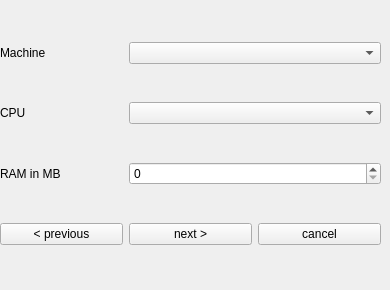
     <widget class="QWidget" name="page_18">
      <widget class="QWidget" name="gridLayoutWidget_17">
       <property name="geometry">
        <rect>
         <x>0</x>
         <y>10</y>
         <width>381</width>
         <height>271</height>
        </rect>
       </property>
       <layout class="QGridLayout" name="gridLayout_17">
        <item row="2" column="0">
         <widget class="QLabel" name="label_46">
          <property name="text">
           <string>RAM in MB</string>
          </property>
         </widget>
        </item>
        <item row="1" column="0">
         <widget class="QLabel" name="label_47">
          <property name="text">
           <string>CPU</string>
          </property>
         </widget>
        </item>
        <item row="0" column="0">
         <widget class="QLabel" name="label_48">
          <property name="text">
           <string>Machine</string>
          </property>
         </widget>
        </item>
        <item row="3" column="0">
         <widget class="QPushButton" name="pushButton_51">
          <property name="text">
           <string>&lt; previous</string>
          </property>
         </widget>
        </item>
        <item row="3" column="1">
         <widget class="QPushButton" name="pushButton_52">
          <property name="text">
           <string>next &gt;</string>
          </property>
         </widget>
        </item>
        <item row="3" column="2">
         <widget class="QPushButton" name="pushButton_53">
          <property name="text">
           <string>cancel</string>
          </property>
         </widget>
        </item>
        <item row="0" column="1" colspan="2">
         <widget class="QComboBox" name="comboBox_27">
          <property name="placeholderText">
           <string>Please select a machine</string>
          </property>
          <item>
           <property name="text">
            <string>let QEMU decide</string>
           </property>
          </item>
          <item>
           <property name="text">
            <string>boston</string>
           </property>
          </item>
          <item>
           <property name="text">
            <string>fuloong2e</string>
           </property>
          </item>
          <item>
           <property name="text">
            <string>loongson3-virt</string>
           </property>
          </item>
          <item>
           <property name="text">
            <string>magnum</string>
           </property>
          </item>
          <item>
           <property name="text">
            <string>malta</string>
           </property>
          </item>
          <item>
           <property name="text">
            <string>mipssim</string>
           </property>
          </item>
          <item>
           <property name="text">
            <string>none</string>
           </property>
          </item>
          <item>
           <property name="text">
            <string>pica61</string>
           </property>
          </item>
         </widget>
        </item>
        <item row="1" column="1" colspan="2">
         <widget class="QComboBox" name="comboBox_28">
          <property name="placeholderText">
           <string>Please select a processor</string>
          </property>
          <item>
           <property name="text">
            <string>let QEMU decide</string>
           </property>
          </item>
          <item>
           <property name="text">
            <string>4Kc</string>
           </property>
          </item>
          <item>
           <property name="text">
            <string>4Km</string>
           </property>
          </item>
          <item>
           <property name="text">
            <string>4KEcR1</string>
           </property>
          </item>
          <item>
           <property name="text">
            <string>4KEmR1</string>
           </property>
          </item>
          <item>
           <property name="text">
            <string>4KEc</string>
           </property>
          </item>
          <item>
           <property name="text">
            <string>4KEm</string>
           </property>
          </item>
          <item>
           <property name="text">
            <string>24Kc</string>
           </property>
          </item>
          <item>
           <property name="text">
            <string>24KEc</string>
           </property>
          </item>
          <item>
           <property name="text">
            <string>24Kf</string>
           </property>
          </item>
          <item>
           <property name="text">
            <string>34Kf</string>
           </property>
          </item>
          <item>
           <property name="text">
            <string>74Kf</string>
           </property>
          </item>
          <item>
           <property name="text">
            <string>M14K</string>
           </property>
          </item>
          <item>
           <property name="text">
            <string>M14Kc</string>
           </property>
          </item>
          <item>
           <property name="text">
            <string>P5600</string>
           </property>
          </item>
          <item>
           <property name="text">
            <string>mips32r6-generic</string>
           </property>
          </item>
          <item>
           <property name="text">
            <string>I7200</string>
           </property>
          </item>
          <item>
           <property name="text">
            <string>R4000</string>
           </property>
          </item>
          <item>
           <property name="text">
            <string>VR5432</string>
           </property>
          </item>
          <item>
           <property name="text">
            <string>5Kc</string>
           </property>
          </item>
          <item>
           <property name="text">
            <string>5Kf</string>
           </property>
          </item>
          <item>
           <property name="text">
            <string>20Kc</string>
           </property>
          </item>
          <item>
           <property name="text">
            <string>MIPS64R2-generic</string>
           </property>
          </item>
          <item>
           <property name="text">
            <string>5KEc</string>
           </property>
          </item>
          <item>
           <property name="text">
            <string>5KEf</string>
           </property>
          </item>
          <item>
           <property name="text">
            <string>I6400</string>
           </property>
          </item>
          <item>
           <property name="text">
            <string>I6500</string>
           </property>
          </item>
          <item>
           <property name="text">
            <string>Loongson-2E</string>
           </property>
          </item>
          <item>
           <property name="text">
            <string>Loongson-2F</string>
           </property>
          </item>
          <item>
           <property name="text">
            <string>Loongson-3A1000</string>
           </property>
          </item>
          <item>
           <property name="text">
            <string>Loongson-3A4000</string>
           </property>
          </item>
          <item>
           <property name="text">
            <string>mips64dspr2</string>
           </property>
          </item>
         </widget>
        </item>
        <item row="2" column="1" colspan="2">
         <widget class="QSpinBox" name="spinBox_11">
          <property name="maximum">
           <number>32768</number>
          </property>
         </widget>
        </item>
       </layout>
      </widget>
     </widget>
